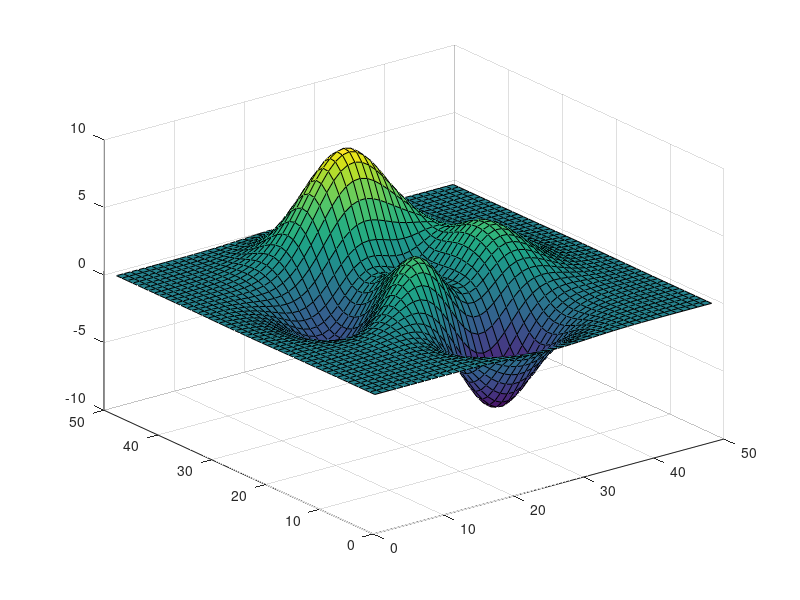

MATLAB code to generate this figure:
%% Convert Movie Frame to Image Data

% Copyright 2015 The MathWorks, Inc.

%%
% Create a surface plot. The data tip gives the x-, y- and z-coordinate of
% points along the surface.
surf(peaks)     
%% 
% Use |getframe| to capture the plot as a movie frame. The |'colormap'|
% field is empty, therefore the movie frame contains a truecolor (RGB)
% image.
F = getframe
%%
% Convert the captured movie frame to image data.
RGB = frame2im(F); 
%%
% Display the truecolor image. The data tip gives information about the
% column and row indices and RGB value of pixels.
figure
imshow(RGB)